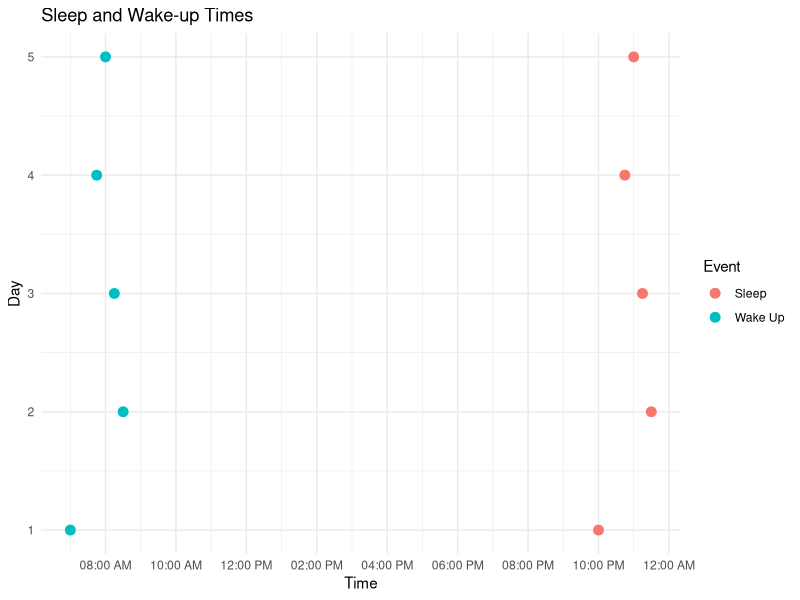

The R script that drew this image:
 library(ggplot2)
 
# Install and load the necessary packages
install.packages("ggplot2")
library(ggplot2)

# Sample data: replace this with your actual sleep and wake-up times
sleep_data <- data.frame(
  day = c(1, 2, 3, 4, 5),  # Days
  sleep_time = c("22:00", "23:30", "23:15", "22:45", "23:00"),  # Sleep times
  wakeup_time = c("7:00", "8:30", "8:15", "7:45", "8:00")  # Wake-up times
)

# Convert sleep and wake-up times to POSIXct format
sleep_data$sleep_time <- as.POSIXct(sleep_data$sleep_time, format = "%H:%M")
sleep_data$wakeup_time <- as.POSIXct(sleep_data$wakeup_time, format = "%H:%M")

# Create a ggplot with sleep and wake-up times connected by an abline
ggplot(sleep_data, aes(x = sleep_time, y = day)) +
  geom_point(aes(color = "Sleep"), size = 3) +
  geom_point(aes(x = wakeup_time, color = "Wake Up"), size = 3) +
  geom_abline(intercept = 0, slope = 1, linetype = "dashed", color = "black") +
  scale_x_datetime(date_labels = "%I:%M %p", date_breaks = "2 hours") +
  labs(title = "Sleep and Wake-up Times",
       x = "Time",
       y = "Day",
       color = "Event") +
  theme_minimal()
